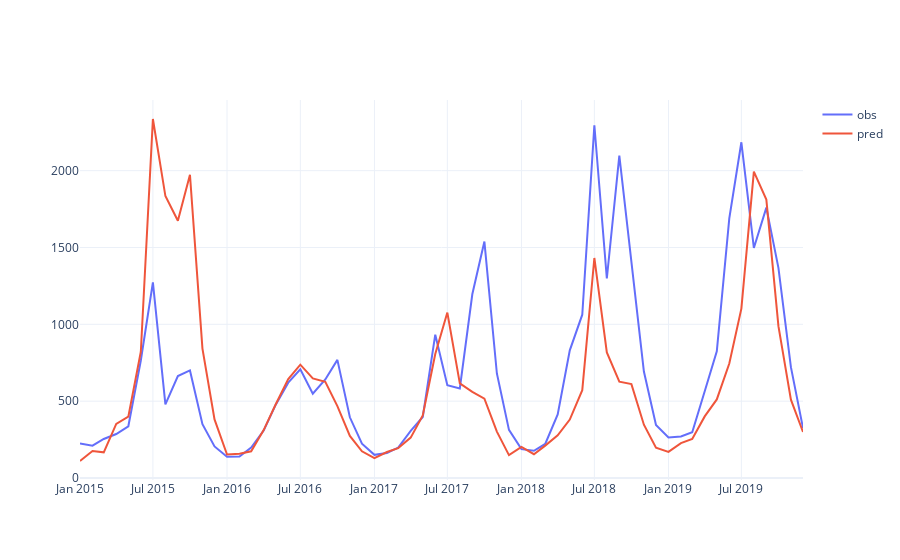
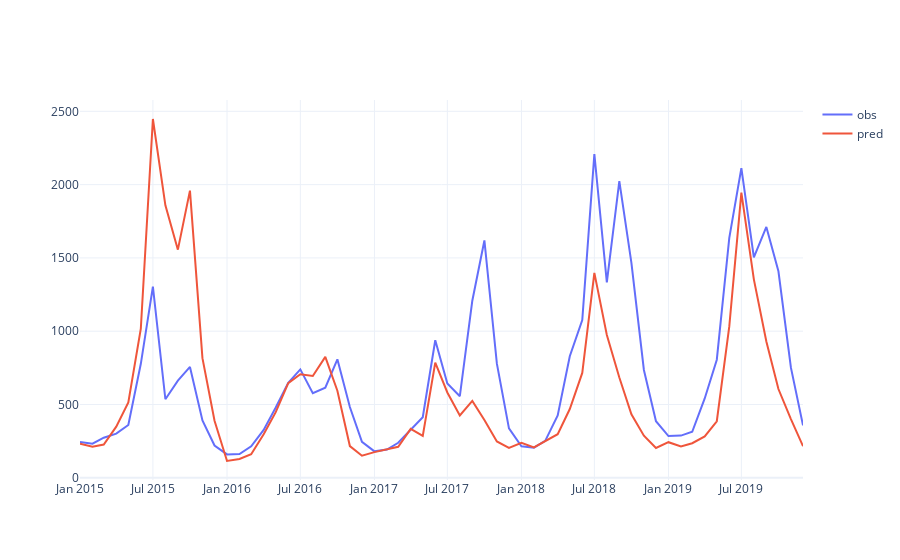
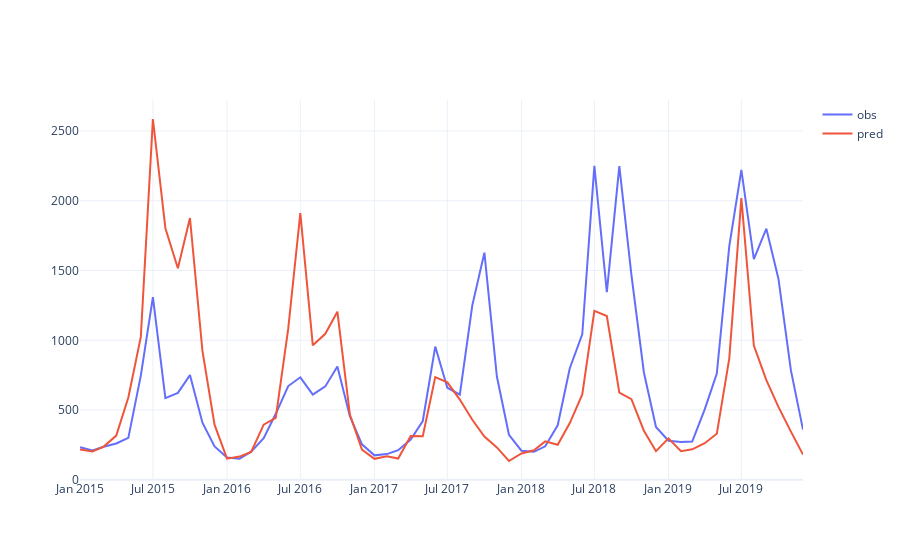

Source (notebook cell) for these figures, in order:
### Code cell
selected_features = ['P2020(mm)','MAX-TEM(C)','MIN-TEM(C)','flow(m^3/s)']
start_year = 1972
pred_years = np.arange(2015,2020)
RETRAIN = True
name = 'InputOutputSamples_hydrosimyr'
batch_size = 32
ystar_col = "pred"
if not os.path.exists(sample_path):
    os.makedirs(sample_path)
for hydro_station in hydro_stations:
    sample_path = f'../samples/SequenceSamples/{hydro_station}/{name}/'
    if not os.path.exists(sample_path):
        os.makedirs(sample_path)
    result_path = f'../result/LSTMRegressorData/{hydro_station}/{name}/'
    if not os.path.exists(result_path):
        os.makedirs(result_path)
    pred_df = pd.DataFrame()
    for pred_year in pred_years:
        model_path = f'../model/12MonthlyFlowProcessForecast_{hydro_station}/LSTMRegressorModel/{name}/pred{pred_year}/'
        if not os.path.exists(model_path):
            os.makedirs(model_path)
        df = pd.read_csv(
            f'../samples/{name}/{hydro_station}_MeteAVGCalvalFeatureDataForML_PRED{pred_year}.csv',
            index_col=['date'], parse_dates=['date']
        )

        df = df[selected_features]

        # Check if 'ARIMASimFlow' exists in df columns
        if 'ARIMASimFlow' not in df.columns:
            print(f"Warning: ARIMASimFlow column not found in data for {hydro_station} station, year {pred_year}")
        
        target = 'flow(m^3/s)'
        features = list(df.columns.difference([target]))
        features = list(df.columns.copy())
        features.remove(target)
        cal = df.loc[:f'{pred_year-6}-12-31',:]
        test = df.loc[f'{pred_year-6}-01-01':f'{pred_year-1}-12-31',:]
        pre = df.loc[f'{pred_year-1}-01-01':f'{pred_year}-12-31',:]
        X_scaler = MinMaxScaler(feature_range=(0,1))
        Y_scaler = MinMaxScaler(feature_range=(0,1))
        X_scaler.fit(cal[features])
        Y_scaler.fit(cal[[target]])
        cal_X = X_scaler.transform(cal[features])
        test_X = X_scaler.transform(test[features])
        pre_X = X_scaler.transform(pre[features])
        cal_y = Y_scaler.transform(cal[[target]])
        test_y = Y_scaler.transform(test[[target]])
        pre_y = Y_scaler.transform(pre[[target]])
        cal = pd.concat([pd.DataFrame(cal_X,columns=features,index=cal.index),pd.DataFrame(cal_y,columns=[target],index=cal.index)],axis=1)
        test = pd.concat([pd.DataFrame(test_X,columns=features,index=test.index),pd.DataFrame(test_y,columns=[target],index=test.index)],axis=1)
        pre = pd.concat([pd.DataFrame(pre_X,columns=features,index=pre.index),pd.DataFrame(pre_y,columns=[target],index=pre.index)],axis=1)
        cal.to_csv(sample_path+f'cal_{start_year}_{pred_year-6}.csv')
        test.to_csv(sample_path+f'test_{pred_year-5}_{pred_year-1}.csv')
        pre.to_csv(sample_path+f'pre_{pred_year}.csv')

        sequence_length =12
        cal_dataset = SimulatedSequenceDataset(
            dataframe=cal.copy(),
            target=target,
            features=features,
            sequence_length=sequence_length
        )
        test_dataset = SimulatedSequenceDataset(
            dataframe=test.copy(),
            target=target,
            features=features,
            sequence_length=sequence_length
        )

        i=0
        X, y = cal_dataset[i]
        # print(X)
        # print(y)

        # print(cal_dataset.X.shape, cal_dataset.y.shape)
        # print(test_dataset.X.shape, test_dataset.y.shape)

        cal_index = cal.index[sequence_length:]
        test_index = test.index[sequence_length:]

        # print(len(cal_index)==cal_dataset.__len__())
        # print(len(test_index)==test_dataset.__len__())

       
        
        if not os.path.exists(model_path+'model.pickle'):
            objective = Objective(
                    train_dataset=cal_dataset,
                    val_dataset=test_dataset,
                    num_epoch=1000,# 1000
                    batch_size=batch_size,
                    shuffle=True,
                    model_path='./scheme/LSTMRegressor/',
            )
            study = optuna.create_study(
                    study_name='example-study',
                    direction='minimize',
                )
            study.optimize(objective, n_trials=100) #100

            pruned_trials = study.get_trials(deepcopy=False, states=[TrialState.PRUNED])
            complete_trials = study.get_trials(deepcopy=False, states=[TrialState.COMPLETE])


            print("Study statistics: ")
            print("  Number of finished trials: ", len(study.trials))
            print("  Number of pruned trials: ", len(pruned_trials))
            print("  Number of complete trials: ", len(complete_trials))

            print("Best trial:")
            trial = study.best_trial

            save_best_trial(trial, model_path=model_path)

            save_model(trial, model_path=model_path)

            best_model_state = trial.user_attrs["best_model_state"]
            print("  Value: ", trial.value)
            print("  Params: ")
            for key, value in trial.params.items():
                print("    {}: {}".format(key, value))

            best_trial = load_best_trial(model_file=model_path+'best_trial.pickle')
            model = load_model(model_file=model_path+'model.pickle').to(DEVICE)
            cal_loader = DataLoader(cal_dataset, batch_size=64, shuffle=False)
            test_loader = DataLoader(test_dataset, batch_size=64, shuffle=False)

            cal_ = cal.loc[cal_index,[target]].copy()
            test_ = test.loc[test_index,[target]].copy()

            cal_[ystar_col] = predict(cal_loader, model).cpu().numpy()
            test_[ystar_col] = predict(test_loader, model).cpu().numpy()

            df_out = pd.concat((cal_, test_))[[target, ystar_col]]
            for c in df_out.columns:
                # df_out[c] = df_out[c] * target_std + target_mean
                df_out[c] = Y_scaler.inverse_transform(df_out[[c]])
            # print(df_out)
            df_out = df_out.rename(columns={target: 'obs'})
            print(f'R2 for sim at {hydro_station}({start_year}-{pred_year-1})',r2_score(df_out['obs'],df_out[ystar_col]))
            df_out.to_csv(result_path+f'cal_test_sim_{start_year}_{pred_year-1}.csv')
        else:
            df_out = pd.read_csv(result_path+f'cal_test_sim_{start_year}_{pred_year-1}.csv',index_col=['date'], parse_dates=['date'])
            print(f'R2 for sim at {hydro_station}({start_year}-{pred_year-1})',r2_score(df_out['obs'],df_out[ystar_col]))
            print(f'model already exists in {model_path}')

        # !Perform prediction
        pre = pd.read_csv(sample_path+f'pre_{pred_year}.csv',index_col=['date'], parse_dates=['date'])
        pre_dataset = SimulatedSequenceDataset(
            dataframe=pre.copy(),
            target=target,
            features=features,
            sequence_length=sequence_length
        )
        pre_loader = DataLoader(pre_dataset, batch_size=batch_size, shuffle=False)
        pre_index = pre.index[sequence_length:]
        pre_ = pre.loc[pre_index,[target]].copy()
        model = load_model(model_file=model_path+'model.pickle').to(DEVICE)
        pre_[ystar_col] = predict(pre_loader, model).cpu().numpy()
        for c in pre_.columns:
            # df_out[c] = df_out[c] * target_std + target_mean
            pre_[c] = Y_scaler.inverse_transform(pre_[[c]])
        pred_df = pd.concat((pred_df, pre_), axis=0)
    pred_df = pred_df.rename(columns={'flow(m^3/s)': 'obs'})
    print(f'R2 for pred at {hydro_station}({pred_years[0]}-{pred_years[-1]})',r2_score(pred_df['obs'],pred_df['pred']))
    pred_df.to_csv(result_path+f'vif_lstm_pred_{pred_years[0]}_{pred_years[-1]}.csv')
    # Visualization of the flow(m^3/s) and VIF_LSTM of pred_df
    fig = go.Figure()
    fig.add_trace(go.Scatter(x=pred_df.index, y=pred_df['obs'], mode='lines', name='obs'))
    fig.add_trace(go.Scatter(x=pred_df.index, y=pred_df['pred'], mode='lines', name='pred'))
    fig.show()

### Figure 1 — Plotly figure (JSON) as saved in the notebook; plotly's stock layout.template omitted (floating-point values rounded to 4 significant figures)
{"data": [{"mode": "lines", "name": "obs", "type": "scatter", "x": ["2015-01-01T00:00:00", "2015-02-01T00:00:00", "2015-03-01T00:00:00", "2015-04-01T00:00:00", "2015-05-01T00:00:00", "2015-06-01T00:00:00", "2015-07-01T00:00:00", "2015-08-01T00:00:00", "2015-09-01T00:00:00", "2015-10-01T00:00:00", "2015-11-01T00:00:00", "2015-12-01T00:00:00", "2016-01-01T00:00:00", "2016-02-01T00:00:00", "2016-03-01T00:00:00", "2016-04-01T00:00:00", "2016-05-01T00:00:00", "2016-06-01T00:00:00", "2016-07-01T00:00:00", "2016-08-01T00:00:00", "2016-09-01T00:00:00", "2016-10-01T00:00:00", "2016-11-01T00:00:00", "2016-12-01T00:00:00", "2017-01-01T00:00:00", "2017-02-01T00:00:00", "2017-03-01T00:00:00", "2017-04-01T00:00:00", "2017-05-01T00:00:00", "2017-06-01T00:00:00", "2017-07-01T00:00:00", "2017-08-01T00:00:00", "2017-09-01T00:00:00", "2017-10-01T00:00:00", "2017-11-01T00:00:00", "2017-12-01T00:00:00", "2018-01-01T00:00:00", "2018-02-01T00:00:00", "2018-03-01T00:00:00", "2018-04-01T00:00:00", "2018-05-01T00:00:00", "2018-06-01T00:00:00", "2018-07-01T00:00:00", "2018-08-01T00:00:00", "2018-09-01T00:00:00", "2018-10-01T00:00:00", "2018-11-01T00:00:00", "2018-12-01T00:00:00", "2019-01-01T00:00:00", "2019-02-01T00:00:00", "2019-03-01T00:00:00", "2019-04-01T00:00:00", "2019-05-01T00:00:00", "2019-06-01T00:00:00", "2019-07-01T00:00:00", "2019-08-01T00:00:00", "2019-09-01T00:00:00", "2019-10-01T00:00:00", "2019-11-01T00:00:00", "2019-12-01T00:00:00"], "y": [224.6, 210.2, 253.9, 286.2, 336.5, 764.8, 1273.0, 479.1, 663.4, 700.3, 350.0, 205.7, 137.9, 140.1, 197.8, 308.6, 477.4, 620.6, 707.5, 548.3, 641.4, 768.7, 395.1, 223.2, 150.7, 163.1, 198.2, 306.8, 397.2, 932.8, 604.5, 583.3, 1196.0, 1539.0, 680.3, 313.1, 188.0, 177.1, 221.5, 413.3, 831.1, 1063.0, 2295.0, 1298.0, 2098.0, 1399.0, 692.8, 345.8, 264.1, 270.2, 298.1, 564.5, 825, 1689.0, 2185.0, 1497.0, 1760.0, 1367.0, 721.2, 324.5]}, {"mode": "lines", "name": "pred", "type": "scatter", "x": ["2015-01-01T00:00:00", "2015-02-01T00:00:00", "2015-03-01T00:00:00", "2015-04-01T00:00:00", "2015-05-01T00:00:00", "2015-06-01T00:00:00", "2015-07-01T00:00:00", "2015-08-01T00:00:00", "2015-09-01T00:00:00", "2015-10-01T00:00:00", "2015-11-01T00:00:00", "2015-12-01T00:00:00", "2016-01-01T00:00:00", "2016-02-01T00:00:00", "2016-03-01T00:00:00", "2016-04-01T00:00:00", "2016-05-01T00:00:00", "2016-06-01T00:00:00", "2016-07-01T00:00:00", "2016-08-01T00:00:00", "2016-09-01T00:00:00", "2016-10-01T00:00:00", "2016-11-01T00:00:00", "2016-12-01T00:00:00", "2017-01-01T00:00:00", "2017-02-01T00:00:00", "2017-03-01T00:00:00", "2017-04-01T00:00:00", "2017-05-01T00:00:00", "2017-06-01T00:00:00", "2017-07-01T00:00:00", "2017-08-01T00:00:00", "2017-09-01T00:00:00", "2017-10-01T00:00:00", "2017-11-01T00:00:00", "2017-12-01T00:00:00", "2018-01-01T00:00:00", "2018-02-01T00:00:00", "2018-03-01T00:00:00", "2018-04-01T00:00:00", "2018-05-01T00:00:00", "2018-06-01T00:00:00", "2018-07-01T00:00:00", "2018-08-01T00:00:00", "2018-09-01T00:00:00", "2018-10-01T00:00:00", "2018-11-01T00:00:00", "2018-12-01T00:00:00", "2019-01-01T00:00:00", "2019-02-01T00:00:00", "2019-03-01T00:00:00", "2019-04-01T00:00:00", "2019-05-01T00:00:00", "2019-06-01T00:00:00", "2019-07-01T00:00:00", "2019-08-01T00:00:00", "2019-09-01T00:00:00", "2019-10-01T00:00:00", "2019-11-01T00:00:00", "2019-12-01T00:00:00"], "y": [110.7, 176.0, 167.0, 352.1, 399.2, 821.9, 2336.0, 1835.0, 1674.0, 1973.0, 842.5, 381.3, 153.0, 158.5, 173.8, 311.8, 479.9, 644.3, 737.7, 648.0, 626.0, 468.3, 274.1, 173.7, 129.9, 169.3, 194.7, 262.9, 407.7, 807.4, 1077.0, 615.4, 560.2, 516.2, 301.9, 148.7, 202.2, 155.1, 210.8, 277.6, 380.1, 571.7, 1432.0, 817.7, 626.8, 611.2, 346.9, 197.0, 169.9, 227.5, 254.3, 401.0, 511.4, 745.1, 1102.0, 1994.0, 1812.0, 987.9, 510.0, 299.4]}], "layout": {}}

### Figure 2 — Plotly figure (JSON) as saved in the notebook; plotly's stock layout.template omitted (floating-point values rounded to 4 significant figures)
{"data": [{"mode": "lines", "name": "obs", "type": "scatter", "x": ["2015-01-01T00:00:00", "2015-02-01T00:00:00", "2015-03-01T00:00:00", "2015-04-01T00:00:00", "2015-05-01T00:00:00", "2015-06-01T00:00:00", "2015-07-01T00:00:00", "2015-08-01T00:00:00", "2015-09-01T00:00:00", "2015-10-01T00:00:00", "2015-11-01T00:00:00", "2015-12-01T00:00:00", "2016-01-01T00:00:00", "2016-02-01T00:00:00", "2016-03-01T00:00:00", "2016-04-01T00:00:00", "2016-05-01T00:00:00", "2016-06-01T00:00:00", "2016-07-01T00:00:00", "2016-08-01T00:00:00", "2016-09-01T00:00:00", "2016-10-01T00:00:00", "2016-11-01T00:00:00", "2016-12-01T00:00:00", "2017-01-01T00:00:00", "2017-02-01T00:00:00", "2017-03-01T00:00:00", "2017-04-01T00:00:00", "2017-05-01T00:00:00", "2017-06-01T00:00:00", "2017-07-01T00:00:00", "2017-08-01T00:00:00", "2017-09-01T00:00:00", "2017-10-01T00:00:00", "2017-11-01T00:00:00", "2017-12-01T00:00:00", "2018-01-01T00:00:00", "2018-02-01T00:00:00", "2018-03-01T00:00:00", "2018-04-01T00:00:00", "2018-05-01T00:00:00", "2018-06-01T00:00:00", "2018-07-01T00:00:00", "2018-08-01T00:00:00", "2018-09-01T00:00:00", "2018-10-01T00:00:00", "2018-11-01T00:00:00", "2018-12-01T00:00:00", "2019-01-01T00:00:00", "2019-02-01T00:00:00", "2019-03-01T00:00:00", "2019-04-01T00:00:00", "2019-05-01T00:00:00", "2019-06-01T00:00:00", "2019-07-01T00:00:00", "2019-08-01T00:00:00", "2019-09-01T00:00:00", "2019-10-01T00:00:00", "2019-11-01T00:00:00", "2019-12-01T00:00:00"], "y": [243.5, 232.8, 273.6, 301.4, 360.4, 777.5, 1304.0, 535.9, 662.5, 756.5, 391.3, 220.5, 159.5, 162.2, 214.3, 326.2, 479.6, 647.2, 739.6, 577.7, 614.5, 808.2, 483.1, 244.7, 180.5, 192.5, 238.6, 325.1, 413.6, 938.4, 642.8, 556.6, 1208.0, 1619.0, 778.8, 336.6, 215.4, 205.2, 251.9, 425.5, 829.5, 1076.0, 2208.0, 1334.0, 2024.0, 1466.0, 735.5, 386.2, 284.9, 287.9, 313.7, 541.3, 805.5, 1636.0, 2112.0, 1504.0, 1711.0, 1409.0, 751.5, 357.6]}, {"mode": "lines", "name": "pred", "type": "scatter", "x": ["2015-01-01T00:00:00", "2015-02-01T00:00:00", "2015-03-01T00:00:00", "2015-04-01T00:00:00", "2015-05-01T00:00:00", "2015-06-01T00:00:00", "2015-07-01T00:00:00", "2015-08-01T00:00:00", "2015-09-01T00:00:00", "2015-10-01T00:00:00", "2015-11-01T00:00:00", "2015-12-01T00:00:00", "2016-01-01T00:00:00", "2016-02-01T00:00:00", "2016-03-01T00:00:00", "2016-04-01T00:00:00", "2016-05-01T00:00:00", "2016-06-01T00:00:00", "2016-07-01T00:00:00", "2016-08-01T00:00:00", "2016-09-01T00:00:00", "2016-10-01T00:00:00", "2016-11-01T00:00:00", "2016-12-01T00:00:00", "2017-01-01T00:00:00", "2017-02-01T00:00:00", "2017-03-01T00:00:00", "2017-04-01T00:00:00", "2017-05-01T00:00:00", "2017-06-01T00:00:00", "2017-07-01T00:00:00", "2017-08-01T00:00:00", "2017-09-01T00:00:00", "2017-10-01T00:00:00", "2017-11-01T00:00:00", "2017-12-01T00:00:00", "2018-01-01T00:00:00", "2018-02-01T00:00:00", "2018-03-01T00:00:00", "2018-04-01T00:00:00", "2018-05-01T00:00:00", "2018-06-01T00:00:00", "2018-07-01T00:00:00", "2018-08-01T00:00:00", "2018-09-01T00:00:00", "2018-10-01T00:00:00", "2018-11-01T00:00:00", "2018-12-01T00:00:00", "2019-01-01T00:00:00", "2019-02-01T00:00:00", "2019-03-01T00:00:00", "2019-04-01T00:00:00", "2019-05-01T00:00:00", "2019-06-01T00:00:00", "2019-07-01T00:00:00", "2019-08-01T00:00:00", "2019-09-01T00:00:00", "2019-10-01T00:00:00", "2019-11-01T00:00:00", "2019-12-01T00:00:00"], "y": [233.0, 212.4, 226.9, 348.9, 513.7, 1018.0, 2448.0, 1858.0, 1556.0, 1959.0, 815.9, 389.1, 114.5, 127.9, 160.4, 297.5, 448.0, 645.3, 706.3, 694.6, 824.9, 594.3, 216.4, 150.8, 175.0, 193.9, 211.8, 334.2, 286.2, 785.9, 582.0, 425.3, 524.6, 394.6, 247.7, 204.3, 238.7, 207.0, 251.4, 297.1, 469.2, 715.6, 1398.0, 974.7, 683.7, 433.3, 287.4, 203.5, 242.9, 213.7, 235.6, 282.4, 385.7, 1032.0, 1946.0, 1354.0, 929.9, 605.6, 400.8, 216.0]}], "layout": {}}

### Figure 3 — Plotly figure (JSON) as saved in the notebook; plotly's stock layout.template omitted (floating-point values rounded to 4 significant figures)
{"data": [{"mode": "lines", "name": "obs", "type": "scatter", "x": ["2015-01-01T00:00:00", "2015-02-01T00:00:00", "2015-03-01T00:00:00", "2015-04-01T00:00:00", "2015-05-01T00:00:00", "2015-06-01T00:00:00", "2015-07-01T00:00:00", "2015-08-01T00:00:00", "2015-09-01T00:00:00", "2015-10-01T00:00:00", "2015-11-01T00:00:00", "2015-12-01T00:00:00", "2016-01-01T00:00:00", "2016-02-01T00:00:00", "2016-03-01T00:00:00", "2016-04-01T00:00:00", "2016-05-01T00:00:00", "2016-06-01T00:00:00", "2016-07-01T00:00:00", "2016-08-01T00:00:00", "2016-09-01T00:00:00", "2016-10-01T00:00:00", "2016-11-01T00:00:00", "2016-12-01T00:00:00", "2017-01-01T00:00:00", "2017-02-01T00:00:00", "2017-03-01T00:00:00", "2017-04-01T00:00:00", "2017-05-01T00:00:00", "2017-06-01T00:00:00", "2017-07-01T00:00:00", "2017-08-01T00:00:00", "2017-09-01T00:00:00", "2017-10-01T00:00:00", "2017-11-01T00:00:00", "2017-12-01T00:00:00", "2018-01-01T00:00:00", "2018-02-01T00:00:00", "2018-03-01T00:00:00", "2018-04-01T00:00:00", "2018-05-01T00:00:00", "2018-06-01T00:00:00", "2018-07-01T00:00:00", "2018-08-01T00:00:00", "2018-09-01T00:00:00", "2018-10-01T00:00:00", "2018-11-01T00:00:00", "2018-12-01T00:00:00", "2019-01-01T00:00:00", "2019-02-01T00:00:00", "2019-03-01T00:00:00", "2019-04-01T00:00:00", "2019-05-01T00:00:00", "2019-06-01T00:00:00", "2019-07-01T00:00:00", "2019-08-01T00:00:00", "2019-09-01T00:00:00", "2019-10-01T00:00:00", "2019-11-01T00:00:00", "2019-12-01T00:00:00"], "y": [233.7, 210.5, 237.3, 260.2, 300.6, 746.4, 1309.0, 585.9, 622.9, 750.5, 409.0, 239.6, 159.8, 151.6, 201.7, 299.0, 473.2, 672.3, 734.8, 610.2, 669.6, 812.0, 457.0, 254.5, 175.4, 184.3, 212.4, 289.0, 421.5, 955.2, 660.1, 611.0, 1250.0, 1628.0, 740.6, 322.5, 208.9, 200.5, 240.1, 391.0, 800.0, 1042.0, 2250.0, 1345.0, 2248.0, 1469.0, 769.3, 379.0, 280.3, 271.4, 274.6, 505.1, 761.6, 1675.0, 2222.0, 1582.0, 1800.0, 1442.0, 784.4, 359.4]}, {"mode": "lines", "name": "pred", "type": "scatter", "x": ["2015-01-01T00:00:00", "2015-02-01T00:00:00", "2015-03-01T00:00:00", "2015-04-01T00:00:00", "2015-05-01T00:00:00", "2015-06-01T00:00:00", "2015-07-01T00:00:00", "2015-08-01T00:00:00", "2015-09-01T00:00:00", "2015-10-01T00:00:00", "2015-11-01T00:00:00", "2015-12-01T00:00:00", "2016-01-01T00:00:00", "2016-02-01T00:00:00", "2016-03-01T00:00:00", "2016-04-01T00:00:00", "2016-05-01T00:00:00", "2016-06-01T00:00:00", "2016-07-01T00:00:00", "2016-08-01T00:00:00", "2016-09-01T00:00:00", "2016-10-01T00:00:00", "2016-11-01T00:00:00", "2016-12-01T00:00:00", "2017-01-01T00:00:00", "2017-02-01T00:00:00", "2017-03-01T00:00:00", "2017-04-01T00:00:00", "2017-05-01T00:00:00", "2017-06-01T00:00:00", "2017-07-01T00:00:00", "2017-08-01T00:00:00", "2017-09-01T00:00:00", "2017-10-01T00:00:00", "2017-11-01T00:00:00", "2017-12-01T00:00:00", "2018-01-01T00:00:00", "2018-02-01T00:00:00", "2018-03-01T00:00:00", "2018-04-01T00:00:00", "2018-05-01T00:00:00", "2018-06-01T00:00:00", "2018-07-01T00:00:00", "2018-08-01T00:00:00", "2018-09-01T00:00:00", "2018-10-01T00:00:00", "2018-11-01T00:00:00", "2018-12-01T00:00:00", "2019-01-01T00:00:00", "2019-02-01T00:00:00", "2019-03-01T00:00:00", "2019-04-01T00:00:00", "2019-05-01T00:00:00", "2019-06-01T00:00:00", "2019-07-01T00:00:00", "2019-08-01T00:00:00", "2019-09-01T00:00:00", "2019-10-01T00:00:00", "2019-11-01T00:00:00", "2019-12-01T00:00:00"], "y": [218.0, 203.5, 237.9, 316.9, 590.0, 1024.0, 2586.0, 1803.0, 1516.0, 1877.0, 924.4, 395.0, 151.6, 166.7, 199.8, 395.8, 443.7, 1084.0, 1912.0, 963.9, 1047.0, 1205.0, 467.7, 216.3, 150.4, 169.5, 152.2, 314.0, 311.7, 736.1, 698.1, 575.3, 430.3, 310.4, 232.3, 134.9, 188.6, 212.1, 275.8, 250.8, 406.5, 612.2, 1210.0, 1174.0, 625.5, 578.0, 351.9, 205.3, 296.8, 205.6, 218.5, 261.9, 329.8, 870.4, 2019.0, 962.8, 714.1, 523.0, 345.7, 180.6]}], "layout": {}}
